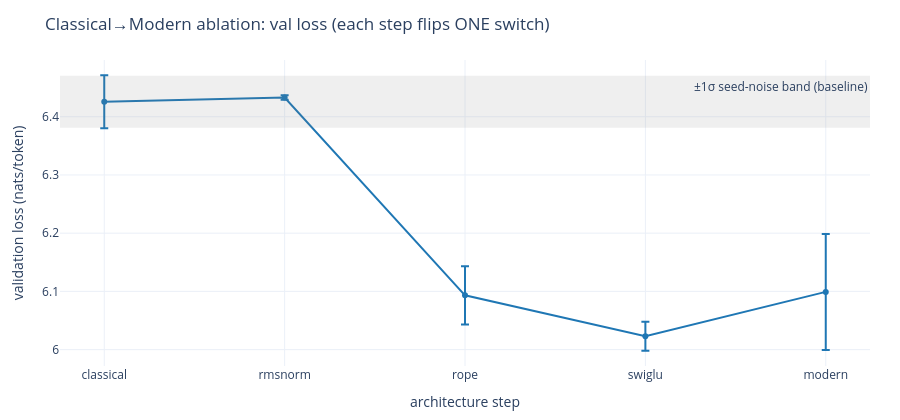

Write notebook code for a chart like this one.
### Code cell
from jp_llm_lab.visualization.comparison import ablation_val_loss_figure, ablation_table_rows
summary = load_json(ROOT / "experiments/comparisons/ablation_chain.json")
ablation_val_loss_figure(summary).show()

### Figure 1 — Plotly figure (JSON) as saved in the notebook; plotly's stock layout.template omitted (floating-point values rounded to 4 significant figures)
{"data": [{"error_y": {"array": [0.04538, 0.003792, 0.05009, 0.02476, 0.09963], "type": "data", "visible": true}, "line": {"color": "#1f77b4"}, "mode": "lines+markers", "name": "val loss (3 seeds)", "type": "scatter", "x": ["classical", "rmsnorm", "rope", "swiglu", "modern"], "y": [6.426, 6.433, 6.093, 6.023, 6.099]}], "layout": {"annotations": [{"showarrow": false, "text": "±1σ seed-noise band (baseline)", "x": 1, "xanchor": "right", "xref": "x domain", "y": 6.471, "yanchor": "top", "yref": "y"}], "font": {"size": 12}, "height": 420, "legend": {"orientation": "h", "x": 1, "xanchor": "right", "y": 1.02, "yanchor": "bottom"}, "margin": {"b": 50, "l": 60, "r": 30, "t": 60}, "shapes": [{"fillcolor": "#7f7f7f", "line": {"width": 0}, "opacity": 0.12, "type": "rect", "x0": 0, "x1": 1, "xref": "x domain", "y0": 6.381, "y1": 6.471, "yref": "y"}], "title": {"text": "Classical→Modern ablation: val loss (each step flips ONE switch)"}, "xaxis": {"title": {"text": "architecture step"}}, "yaxis": {"title": {"text": "validation loss (nats/token)"}}}}
